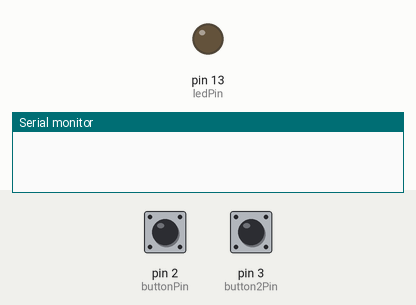
Recording of a sketch running on a simulated Arduino Uno, built with avr-gcc and run on an emulated ATmega328P. Shown: output pins drawn as LEDs (lit = HIGH), the last lines printed to the serial monitor. Dashed ring = blinking. The test bench sets the inputs (shaded band); at power-on: pin 2 (buttonPin) HIGH, pin 3 (button2Pin) HIGH.

Above: at 0.1 s.
At 1.2 s:
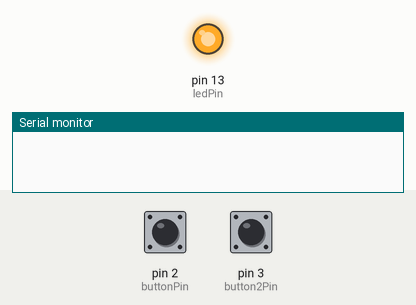
1.3 s: pin 2 (buttonPin) pulsed LOW 5 times (0.12 s each, 0.3 s apart)
At 2.2 s:
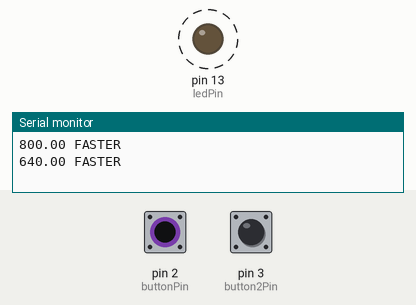
4.3 s: pin 3 (button2Pin) pulsed LOW 5 times (0.12 s each, 0.3 s apart)
Timing chart, 0 to 13.3 s (numbered marks = the images above; inputs shaded):
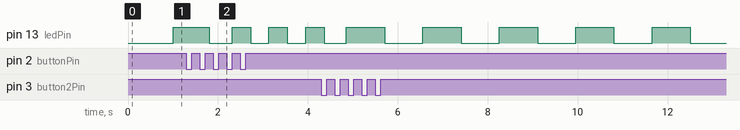

The sketch:

sketch_oct9a.ino
```cpp
#define buttonPin 2
#define button2Pin 3
#define ledPin 13

float LEDdelay = 1000;

void setup() {
  // put your setup code here, to run once:
  pinMode(buttonPin, INPUT_PULLUP);
  pinMode(button2Pin, INPUT_PULLUP);
  pinMode(ledPin, OUTPUT);
  Serial.begin(9600);
  attachInterrupt(digitalPinToInterrupt(buttonPin), handleInterrupt, FALLING);
  attachInterrupt(digitalPinToInterrupt(button2Pin), handleInterrupt2, FALLING);
}

void handleInterrupt() {
  static long lastInterrupt = millis();
  static int debounceDelay = 100; //in millis
  if (millis() > lastInterrupt + debounceDelay) {
    LEDdelay = LEDdelay * 0.8;
    Serial.print(LEDdelay);
    Serial.println(" FASTER");
    lastInterrupt = millis();
  }
}

void handleInterrupt2() {
  static long lastInterrupt = millis();
  static int debounceDelay = 100; //in millis
  if (millis() > lastInterrupt + debounceDelay) {
    LEDdelay = LEDdelay * 1.2;
    Serial.print(LEDdelay);
    Serial.println(" SLOWER");
    lastInterrupt = millis();
  }
}

void loop() {
  // put your main code here, to run repeatedly:
  static long lastBlink = millis();

  if (millis() > lastBlink + LEDdelay) {
    digitalWrite(ledPin, !digitalRead(ledPin));
    lastBlink = millis();
  }
}
```

Measured:
- by itself, pin 13 (ledPin): repeats every 1.7 s: HIGH 0.85 s, LOW 0.85 s
